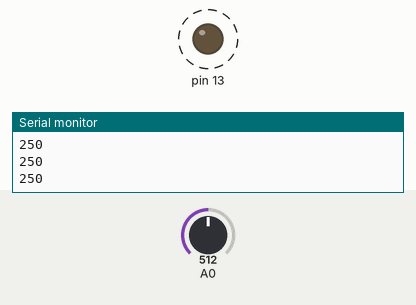
Bench run of a sketch on a simulated Arduino Uno, built with avr-gcc and run on an emulated ATmega328P. On the bench: output pins drawn as LEDs (lit = HIGH), the last lines printed to the serial monitor. Dashed ring = blinking. The test bench sets the inputs (shaded band); at power-on: A0 = 512.

Above: at 1.3 s.
1.4 s: A0 set to 900
At 1.72 s:
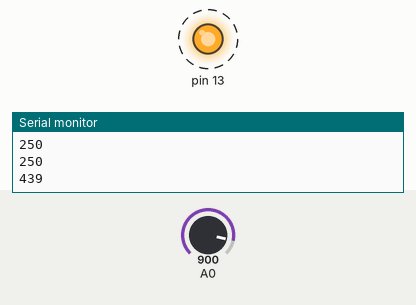
4.4 s: A0 set to 306
At 4.79 s:
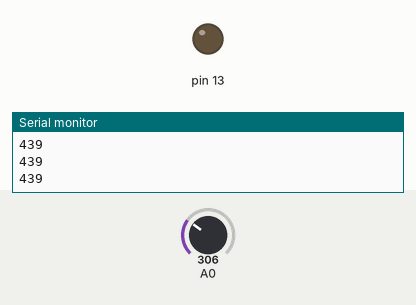
Timing chart, 0 to 13.4 s (numbered marks = the images above; inputs shaded):
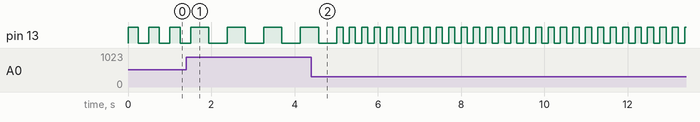

Measured:
- after the input at 1.4 s, pin 13: alternates HIGH for 0.44 s and LOW for 0.44 s, starting after 0.54 s
- by itself, pin 13: alternates HIGH for 0.25 s and LOW for 0.25 s

The sketch:

sketch_may05a.ino
```cpp
void setup() {
  // put your setup code here, to run once:
  Serial.begin(9600);
   pinMode(13, OUTPUT);
}

void loop() {
  // put your main code here, to run repeatedly:
  int   senorvalue = analogRead(A0);
    int value   = map(senorvalue,0,1023,0,500);
   Serial.println(value);
   digitalWrite(13, HIGH);
   delay(value);
   digitalWrite(13, LOW);
   delay(value);
}
```
